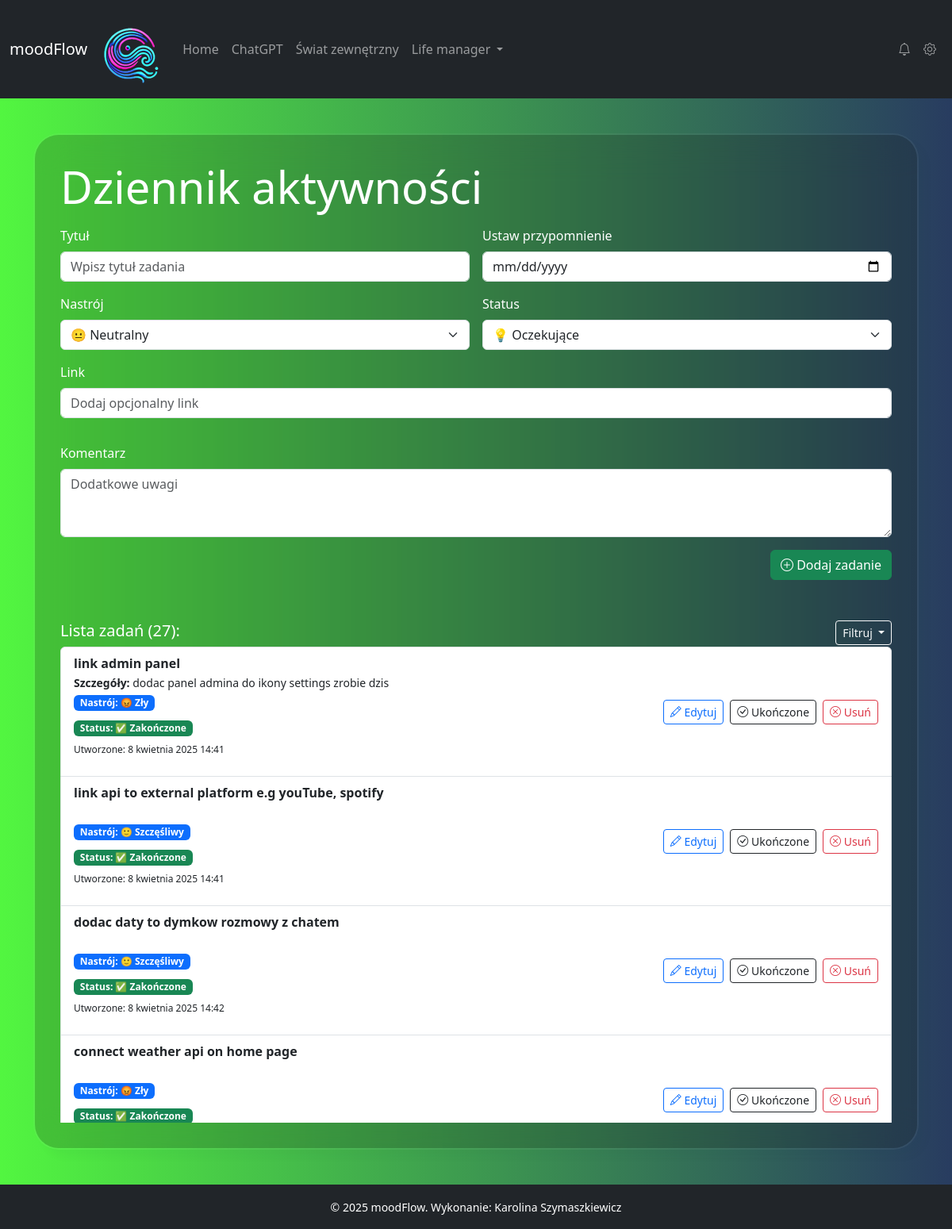
Page /dziennik on the committed database.
### myapp/models.py (models this page shows, shortened)
class Task(models.Model):
    title = models.CharField(max_length=255)
    comment = models.TextField(blank=True, null=True)
    url = models.URLField(null=True, blank=True)
    mood_choice = models.CharField(choices=MOOD_CHOICES, max_length=20, default="neutral")
    status = models.CharField(choices=IDEA_STATUS, max_length=30, default="pending")
    created_at = models.DateTimeField(auto_now_add=True)
    updated_at = models.DateTimeField(null=True, blank=True)
    done_at = models.DateTimeField(null=True, blank=True)
    class Meta:
        verbose_name = "Zadanie"
        verbose_name_plural = "Zadania w dzienniku"
        ordering = ['created_at']

### myapp/views.py (the view)
# urls.py: path('dziennik', todo_list, name='todo_list'),  # dziennik aktywnosci - lista zadań
def todo_list(request):
    status_filter = request.GET.get("status")  # np. ?status=pending queryParameter
    if status_filter:
        tasks = Task.objects.filter(status=status_filter).order_by("created_at")
    else:
        tasks = Task.objects.all().order_by("created_at")
    task_count = tasks.count()
    if request.method == "POST":
        form = TaskForm(request.POST)
        if form.is_valid():
            form.save()
            return redirect("todo_list")
    else:
        form = TaskForm()
    STATUS_LABELS = {
        'pending': '💭 Zaplanowane',
        'in_progress': '⏳ W trakcie',
        'completed': '✅ Ukończone',
    }
    return render(request, "myapp/todo.html",
                  {"tasks": tasks,
                   "form": form,
                   'task_count': task_count,
                   "status_filter": status_filter,
                   "filter_label": STATUS_LABELS.get(status_filter),
                   })

### myapp/forms.py
class TaskForm(forms.ModelForm):
    class Meta:
        model = Task
        fields = ["title", "comment", "url", "mood_choice", "status"]  # fields inside form
        widgets = {
            "title": forms.TextInput(attrs={"class": "form-control", "placeholder": "Wpisz tytuł zadania"}),
            "comment": forms.Textarea(attrs={"class": "form-control", "rows": 3, "placeholder": "Dodatkowe uwagi"}),
            "url": forms.URLInput(attrs={"class": "form-control", "placeholder": "Dodaj opcjonalny link"}),
            "mood_choice": forms.Select(attrs={"class": "form-select"}),
            "status": forms.Select(attrs={"class": "form-select"}),
        }

### myapp/context_processors.py (called while the page is built)
def global_context(request):
    return {
        'year': datetime.now().year
    }

### myapp/templates/myapp/todo.html (shortened to what this page needs)
{% extends 'base.html' %}
{% load static %}
{% block content %}
    <h1 class="display-4 text-white mb-3">Dziennik aktywności</h1>
    <form method="POST" class="row g-3">
        <div class="col-md-6">
            <label for="{{ form.title.id }}" class="form-label">Tytuł</label>
            {{ form.title }}
        </div>
        <div class="col-md-6">
                   <label for="task-date" class="form-label">Ustaw przypomnienie</label>
                           <input type="date" class="form-control" id="task-date" name="task_date">
                      </div>
        <div class="col-md-6">
            <label for="id_mood_choice" class="form-label">Nastrój</label>
            {{ form.mood_choice }}
        </div>
        <div class="col-md-6">
            <label for="id_status" class="form-label">Status</label>
            {{ form.status }}
        </div>
        <div class="mb-3">
            <label for="id_url" class="form-label">Link</label>
            {{ form.url }}
        </div>
        <div class="col-12">
            <label for="id_comment" class="form-label">Komentarz</label>
            {{ form.comment }}
        </div>
        <div class="col-12 text-end">
            <button id="form" type="submit" class="btn btn-success"><i class="bi bi-plus-circle"></i> Dodaj zadanie</button>
        </div>
    </form>
    <div class="card-header d-flex justify-content-between align-items-center mt-5">
    <h5 class="mt-1">
        Lista zadań ({{ task_count }}):
    </h5>
    <div class="dropdown">
        <button class="btn btn-sm btn-outline-light dropdown-toggle" type="button" id="filterDropdown" data-bs-toggle="dropdown" aria-expanded="false">
             Filtruj
         </button>
         </div>
    </div>
    <div class="card-body task-list" style="max-height: 600px; overflow-y: auto;">
        <ul class="list-group">
            {% for task in tasks %}
                <li class="list-group-item d-flex justify-content-between align-items-center">
                    <div>
                        <strong>{{ task.title }}</strong><br>
                        {% if task.comment %}<small><strong>Szczegóły:</strong> {{ task.comment }}</small>{% endif %}<br>
                        <span class=" badge bg-primary mb-2 py-1">Nastrój: {{ task.get_mood_choice_display }}</span><br>
                        <span class="mb-0 py-1 badge {% if task.status == 'completed' %}bg-success{% elif task.status == 'pending' %}bg-info{% else %}bg-secondary{% endif %}">
                                 Status: {{ task.get_status_display }}
                            </span>
                        <br>
                        <p class="mt-2" style="font-size: 12px">Utworzone:  {{ task.created_at }}</p>
                    </div>
                    <div class="d-flex gap-2">
                        <a href="{% url 'edit_task' task.id %}" class="btn btn-outline-primary btn-sm"><i class="bi bi-pencil"></i> Edytuj</a>
                                <form action="{% url 'toggle_done' task.id %}" method="POST">
                                    <button type="submit" class="btn btn-outline-dark btn-sm">
                                        <i class="bi bi-check-circle"></i>
                                         {% if task.status == "completed" %} Ukończone {% else %} Zakończ {% endif %}
                                    </button>
                                </form>
                        <form action="{% url 'delete_task' task.id %}" method="POST">
                            <button type="submit" class="btn btn-outline-danger btn-sm"><i class="bi bi-x-circle"></i> Usuń</button>
                        </form>
                    </div>
                </li>
            {% empty %}
                <li class="list-group-item text-muted">Brak zadań w tym statusie</li>
            {% endfor %}
        </ul>
    </div>
{% endblock %}

### rows in the picture
Task: title "link admin panel", comment "dodac panel admina do ikony settings zrobie dzis", mood_choice "😡 Zły", status "✅ Zakończone", created_at "8 kwietnia 2025 14:41", shows "Ukończone"
Task: title "link api to external platform e.g youTube, spotify", mood_choice "🙂 Szczęśliwy", status "✅ Zakończone", created_at "8 kwietnia 2025 14:41", shows "Ukończone"
Task: title "dodac daty to dymkow rozmowy z chatem", mood_choice "🙂 Szczęśliwy", status "✅ Zakończone", created_at "8 kwietnia 2025 14:42", shows "Ukończone"
Task: title "connect weather api on home page", mood_choice "😡 Zły", status "✅ Zakończone", shows "Ukończone"

### other values in the picture
{{ task_count }} "27"
